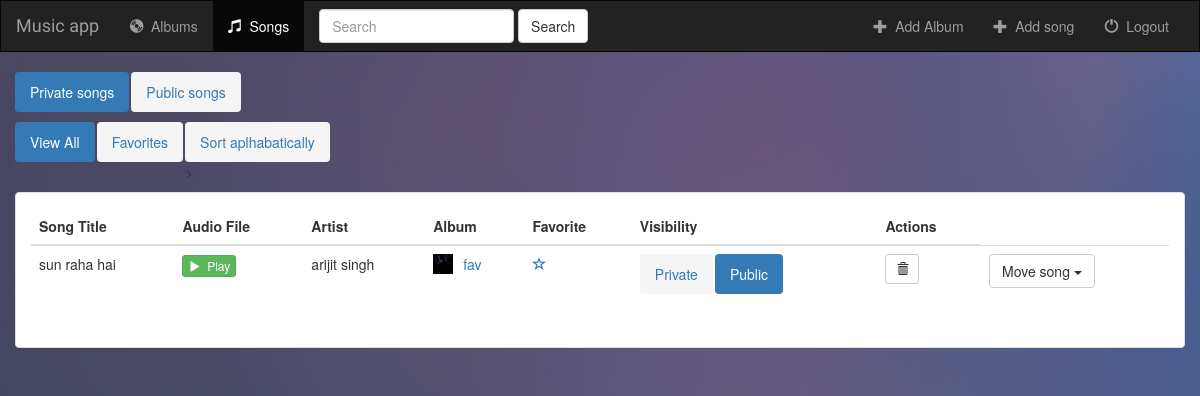
The page /music/songs/all/private/ (signed in) on the database its author committed.
### music/models.py (models this page shows, shortened)
class Song(models.Model):
    user = models.ForeignKey(User, default=1,on_delete=models.CASCADE)
    album = models.ForeignKey(Album, on_delete=models.CASCADE, null=True)
    song_title = models.CharField(max_length=250)
    audio_file = models.FileField(default='')
    song_visibility = models.CharField(max_length=100, default="private")
    is_favorite = models.BooleanField(default=False)

class Album(models.Model):
    user = models.ForeignKey(User, default=1,on_delete=models.CASCADE)
    artist = models.CharField(max_length=250)
    album_title = models.CharField(max_length=500)
    genre = models.CharField(max_length=100)
    album_logo = models.FileField()
    album_visibility = models.CharField(max_length=100, default="private")
    is_favorite = models.BooleanField(default=False)

### music/views.py (the view)
# urls.py: url(r'^songs/(?P<filter_by>[a-zA_Z]+)/(?P<modifier>[a-zA_Z]+)/$', views.songs, name='songs'),
def songs(request, filter_by, modifier='private'):
    if not request.user.is_authenticated:
        return render(request, 'music/login.html')
    else:
        if modifier == 'private':
            album = Album.objects.filter(user=request.user)
            songs = Song.objects.filter(user=request.user)
            if filter_by == 'favorites':
                songs = songs.filter(is_favorite=True)
            return render(request, 'music/songs.html', {'song_list':songs, 'filter_by':filter_by, 'modifier':modifier, 'albums':album})
        else:
            songs = Song.objects.filter(song_visibility="public")
            return render(request, 'music/songs.html', {'song_list':songs, 'filter_by':filter_by, 'modifier':modifier})

### music/templates/music/songs.html (shortened to what this page needs)
{% extends 'music/layout.html' %}
{% block songs_active %}active{% endblock %}
{% block body %}
<div class="container-fluid songs-container">
    <div class="row">
        <div class="col-sm-12">
            <ul class="nav nav-pills" style="margin-bottom: 10px;">
                <li role="presentation" {% if modifier == 'private' %}class="active"{% endif %}><a href="{% url 'music:songs' 'all' 'private' %}">Private songs</a></li>
                <li role="presentation" {% if modifier == 'public' %}class="active"{% endif %}><a href="{% url 'music:songs' 'all' 'public' %}">Public songs</a></li>
            </ul>
            <ul class="nav nav-pills" style="margin-bottom: 10px;">
                <li role="presentation" {% if filter_by == 'all' %}class="active"{% endif %}><a href="{% url 'music:songs' 'all' 'private' %}">View All</a></li>
                <li role="presentation" {% if filter_by == 'favorites' %}class="active"{% endif %}><a href="{% url 'music:songs' 'favorites' 'private' %}">Favorites</a></li>
                <li role="presentation"><a onclick="sortTable()">Sort aplhabatically</a>></li>
            </ul>
        </div>
    </div>
    <div class="row">
        <div class="col-sm-12">
            <div class="panel panel-default">
                <div class="panel-body">
                    <table id="songs_table" class="table">
                        <thead>
                            <tr>
                                <th>Song Title</th>
                                <th>Audio File</th>
                                {% if modifier == 'private' %}
                                <th>Artist</th>
                                <th>Album</th>
                                <th>Favorite</th>
                                <th>Visibility</th>
                                <th>Actions</th>
                                {% endif %}
                            </tr>
                        </thead>
                        <tbody>
                            {% for song in song_list %}
                                <tr>
                                    <td>{{ song.song_title }}</td>
                                    <td>
                                        <a target="_blank" href="{{ song.audio_file.url }}">
                                            <button type="button" class="btn btn-success btn-xs">
                                                <span class="glyphicon glyphicon-play"></span>&nbsp; Play
                                            </button>
                                        </a>
                                    </td>
                                    {% if modifier == 'private' %}
                                    {% if song.album.artist %}
                                    <td>{{ song.album.artist }}</td>
                                    {% else %}
                                    <td> None </td>
                                    {% endif %}
                                    {% if song.album.id %}
                                    <td>
                                        <a href="{% url 'music:detail' song.album.id %}">
                                            <img src="{{ song.album.album_logo.url }}" class="img-responsive" style="width: 20px; float: left; margin-right: 10px;" />
                                        </a>
                                        <a href="{% url 'music:detail' song.album.id %}">{{ song.album.album_title }}</a>
                                    </td>
                                    {% else %}
                                    <td> None </td>
                                    {% endif %}
                                    <td>
                                        <a href="{% url 'music:favorite' song.id %}" class="{% if song.is_favorite %} glyphicon glyphicon-star {% else %} glyphicon glyphicon-star-empty {% endif %}"></a>
                                    </td>
                                    <td>
                                        <ul class="nav nav-pills" style="margin-bottom: 10px;">
                                            <li role="presentation" {% if song.song_visibility == 'private' %}class="active"{% endif %}><a href="{% url 'music:song_modify' song.id 'private' %}">Private</a></li>
                                            <li role="presentation" {% if song.song_visibility == 'public' %}class="active"{% endif %}><a href="{% url 'music:song_modify' song.id 'public' %}">Public</a></li>
                                        </ul>
                                    </td>
                                    {% if modifier == "private" %}
                                    <td>
                                        <form action="{% if song.album.id %} {% url 'music:delete_song' song.album.id song.id %} {% else %} {% url 'music:del_song' song.id %} {% endif %}" method="post" style="display: inline;">
                                            <button type="submit" class="btn btn-default btn-sm">
                                                <span class="glyphicon glyphicon-trash"></span>
                                            </button>
                                        </form>
                                    </td>
                                    {% else %}
                                    <td> None </td>
                                    {% endif %}
                                    <td>
                                        <div class="dropdown">
                                            <button class="btn btn-default dropdown-toggle" type="button" data-toggle="dropdown"> Move song
                                            <span class="caret"></span></button>
                                        </div>
                                    </td>
                                    {% endif %}
                                </tr>
                            {% endfor %}
                        </tbody>
                    </table>
                </div>
            </div>
        </div>
    </div>
</div>
{% endblock %}

### music/static/music/style.css (style rules this page uses)
body, html { background-repeat: no-repeat; background: url('images/background.jpg'); }
.nav-pills>li>a { border-radius: 4px; background: #f5f5f5; }

### rows shown on the page
Song: song_title "sun raha hai", album.artist "arijit singh", album.album_logo (picture), album.album_title "fav", is_favorite False (drawn)
